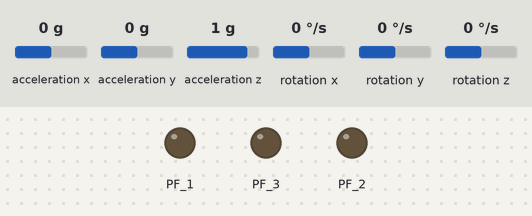
Recording of a program running on a simulated TI Tiva C LaunchPad. Parts: output pins drawn as LEDs (lit = HIGH). Inputs (shaded band) come from the test bench; at power-on: acceleration x 0 g, acceleration y 0 g, acceleration z 1 g, rotation x 0 °/s, rotation y 0 °/s, rotation z 0 °/s. What the program prints to the serial monitor is not drawn.

Above: at 35.8 s.
At 36.7 s:
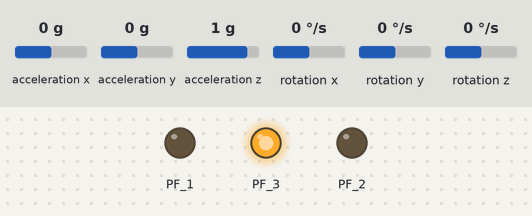
Timing chart, 0 to 38.4 s (numbered marks = the images above):
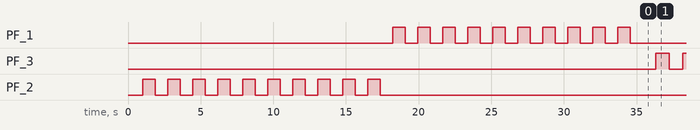

The program:

main.cpp
```cpp
#include <Arduino.h>
#include "I2Cdev.h"
#include "MPU6050.h"
#include "Wire.h"

#define MPU6050_CAL_SAMPLES 2000
#define MPU6050_GYRO_SCALE_FACTOR 65.5
#define MPU6050_ACCEL_SCALE_FACTOR 4096.F
#define MPU6050_READ_FREQ 250 // 250hz
#define MPU6050_GYRO_ANGLE_FACTOR 16375.F // MPU6050_READ_FREQ*MPU6050_GYRO_SCALE_FACTOR
#define MPU6050_READ_PERI 4000 // 1 / MPU6050_READ_FREQ
#define MPU6050_RAD_TO_DEG 57.296

MPU6050 accelgyro;

// for mpu6050 readings
int16_t ax, ay, az;
int16_t gx, gy, gz;

// for mpu6050 calibration
float gyro_x_cal = 0, gyro_y_cal = 0, gyro_z_cal = 0;
float accel_x_cal = 0, accel_y_cal = 0, accel_z_cal = 0;

// for angle measurement based on gyro
float angle_x = 0, angle_y = 0, angle_z = 0;
float gyro_x = 0, gyro_y = 0, gyro_z = 0;

// for angle measurement based on accel
float accel_x = 0, accel_y = 0, accel_z = 0;
float XY_distance, YZ_distance, ZX_distance;
float phi, theta, psi;

// flight variables
float pitch = 0, roll = 0, yaw = 0;

// for status
unsigned long last_loop = 0;
bool blinkState = false;
uint32_t count = 0;
uint8_t state = 0;

void setup() {
    // Init i2c pins
    Wire = TwoWire(1);
    Wire.begin(); // set - ROM_I2CMasterInitExpClk(MASTER_BASE, F_CPU, true);

    // Config baudrate
    Serial.begin(115200);

    // configure Arduino LED pin for output
    pinMode(RED_LED, OUTPUT);
    pinMode(BLUE_LED, OUTPUT);
    pinMode(GREEN_LED, OUTPUT);

    // initialize device
    Serial.println("Initializing I2C devices...");
    accelgyro.initialize();
    delay(500); // wait 500 ms

    // verify connection
    Serial.println("Testing device connections...");
    Serial.println(accelgyro.testConnection() ? "MPU6050 connection successful" : "MPU6050 connection failed");

    // config MPU6050 resolution
    accelgyro.setFullScaleGyroRange(MPU6050_GYRO_FS_500);
    accelgyro.setFullScaleAccelRange(MPU6050_ACCEL_FS_8);
    delay(500); // wait 500 ms

    Serial.print("Starting mpu6050 gyro calibration ");
    for(uint16_t i = 0; i < MPU6050_CAL_SAMPLES; i ++){
        accelgyro.getMotion6(&ax, &ay, &az, &gx, &gy, &gz);
        gyro_x_cal += gx;
        gyro_y_cal += gy;
        gyro_z_cal += gz;
        delay(5);
        if((i%40) == 0) Serial.print('.'); // print '.' at every +/- 200ms
        if((i%100) == 0) { blinkState = !blinkState; digitalWrite(BLUE_LED,blinkState);} // blink every 500 ms
    }
    Serial.println(" done!");

    // Get gyro offsets
    gyro_x_cal = (gyro_x_cal / MPU6050_CAL_SAMPLES) * -1;
    gyro_y_cal = (gyro_y_cal / MPU6050_CAL_SAMPLES) * -1;
    gyro_z_cal = (gyro_z_cal / MPU6050_CAL_SAMPLES) * -1;
    Serial.println("Gyro X offset: "  + String(gyro_x_cal) );
    Serial.println("Gyro Y offset: "  + String(gyro_y_cal) );
    Serial.println("Gyro Z offset: "  + String(gyro_z_cal) );

    Serial.print("Starting mpu6050 accel calibration ");
    for(uint16_t i = 0; i < MPU6050_CAL_SAMPLES; i ++){
        accelgyro.getMotion6(&ax, &ay, &az, &gx, &gy, &gz);
        accel_x_cal += ax;
        accel_y_cal += ay;
        accel_z_cal += az;
        delay(5);
        if((i%40) == 0) Serial.print('.'); // print '.' at every +/- 200ms
        if((i%100) == 0) { blinkState = !blinkState; digitalWrite(RED_LED,blinkState);} // blink every 500 ms
    }
    Serial.println(" done!");

    // Get accel offsets
    accel_x_cal = (accel_x_cal / MPU6050_CAL_SAMPLES) * -1;
    accel_y_cal = (accel_y_cal / MPU6050_CAL_SAMPLES) * -1;
    accel_z_cal = MPU6050_ACCEL_SCALE_FACTOR - (accel_z_cal / MPU6050_CAL_SAMPLES); // for 1 g cal
    Serial.println("Accel X offset: "  + String(accel_x_cal) );
    Serial.println("Accel Y offset: "  + String(accel_y_cal) );
    Serial.println("Accel Z offset: "  + String(accel_z_cal) );

    last_loop = micros();
}

void loop() {

    // takes aprox 2 ms
    if((micros() - last_loop) >= MPU6050_READ_PERI){
        // update last_loop time value
        last_loop = micros();

        ///////////MPU6050-READING//////////////////////
        accelgyro.getMotion6(&ax, &ay, &az, &gx, &gy, &gz);
        ////////////////////////////////////////////////

        ///////////OFFSETS//////////////
        // Add accel calibration offset
        accel_x = ax + accel_x_cal;
        accel_y = ay + accel_y_cal;
        accel_z = az + accel_z_cal;
        // Add gyro calibration offset
        gyro_x = gx + gyro_x_cal;
        gyro_y = gy + gyro_y_cal;
        gyro_z = gz + gyro_z_cal;
        ////////////////////////////////

        ///////////CONVERSIONS//////////////
        // convert accelaration to g-force
        accel_x = accel_x / MPU6050_ACCEL_SCALE_FACTOR;
        accel_y = accel_y / MPU6050_ACCEL_SCALE_FACTOR;
        accel_z = accel_z / MPU6050_ACCEL_SCALE_FACTOR;
        // Convert gyro output to deg
        gyro_x /= MPU6050_GYRO_ANGLE_FACTOR;
        gyro_y /= MPU6050_GYRO_ANGLE_FACTOR;
        gyro_z /= MPU6050_GYRO_ANGLE_FACTOR;
        ////////////////////////////////

        ///////////ANGLES//////////////////////////////////////////////
        // Integrate the angle
        angle_x += gyro_x;
        angle_y += gyro_y;
        angle_z += gyro_z;
        // calculates sqrt values
        XY_distance = sqrtf(accel_x*accel_x + accel_y*accel_y);
        YZ_distance = sqrtf(accel_y*accel_y + accel_z*accel_z);
        ZX_distance = sqrtf(accel_z*accel_z + accel_x*accel_x);
        // calculates angles
        theta = atanf(accel_x/YZ_distance) * MPU6050_RAD_TO_DEG;
        psi   = atanf(accel_y/ZX_distance) * MPU6050_RAD_TO_DEG;
        phi   = atanf(XY_distance/accel_z) * MPU6050_RAD_TO_DEG;
        ////////////////////////////////////////////////////////////////

        /////////////////////////REMOVE GYRO DRIFT//////////////////////
        pitch += gyro_x;
        roll += gyro_y;
        yaw += gyro_z;
        // for tranfering pitch to roll
        pitch += roll * sin(gyro_z * 0.01745);
        roll -= pitch * sin(gyro_z * 0.01745);
        // removing drift
        pitch = pitch * 0.9996 + psi * 0.0004;
        roll = roll * 0.9996 + theta * -0.0004;
        //angle_x = angle_x * 0.95 + psi*0.05;
        //angle_y = angle_y * 0.95 + theta*-0.05;
        ////////////////////////////////////////////////////////////////

        // increment counter
        count ++;
    }

    // print every 900ms
    // we need to print the remaning parts in 2 ms
    // takes aprox 1.5ms
    if (count >= 75){
        count = 0;
        switch (state){
        case 0:
            Serial.print(String(theta,2) + ' ');
            Serial.print(String(psi,2) + ' ');
            state ++;
            break;
        case 1:
            Serial.print(String(phi,2)+ ' ');
            Serial.print(String(pitch,2)+ ' ');
            state ++;
            break;
        case 2:
            Serial.print(String(roll,2)+ ' ');
            Serial.print(String(yaw,2)+ ' ');
            Serial.println();
            blinkState = !blinkState;
            digitalWrite(GREEN_LED,blinkState);
            state = 0;
            break;

        default:
            break;
        }
    }

    // end program whenever user types 'e' key
    if(Serial.available()){
        if(Serial.read() == 'e'){
            // turn led off
            blinkState = false;
            digitalWrite(GREEN_LED,blinkState);
            // stop program
            while (1);
        }
    }
}
```

Measured:
- by itself, PF_3: alternates HIGH for 0.93 s and LOW for 0.93 s
